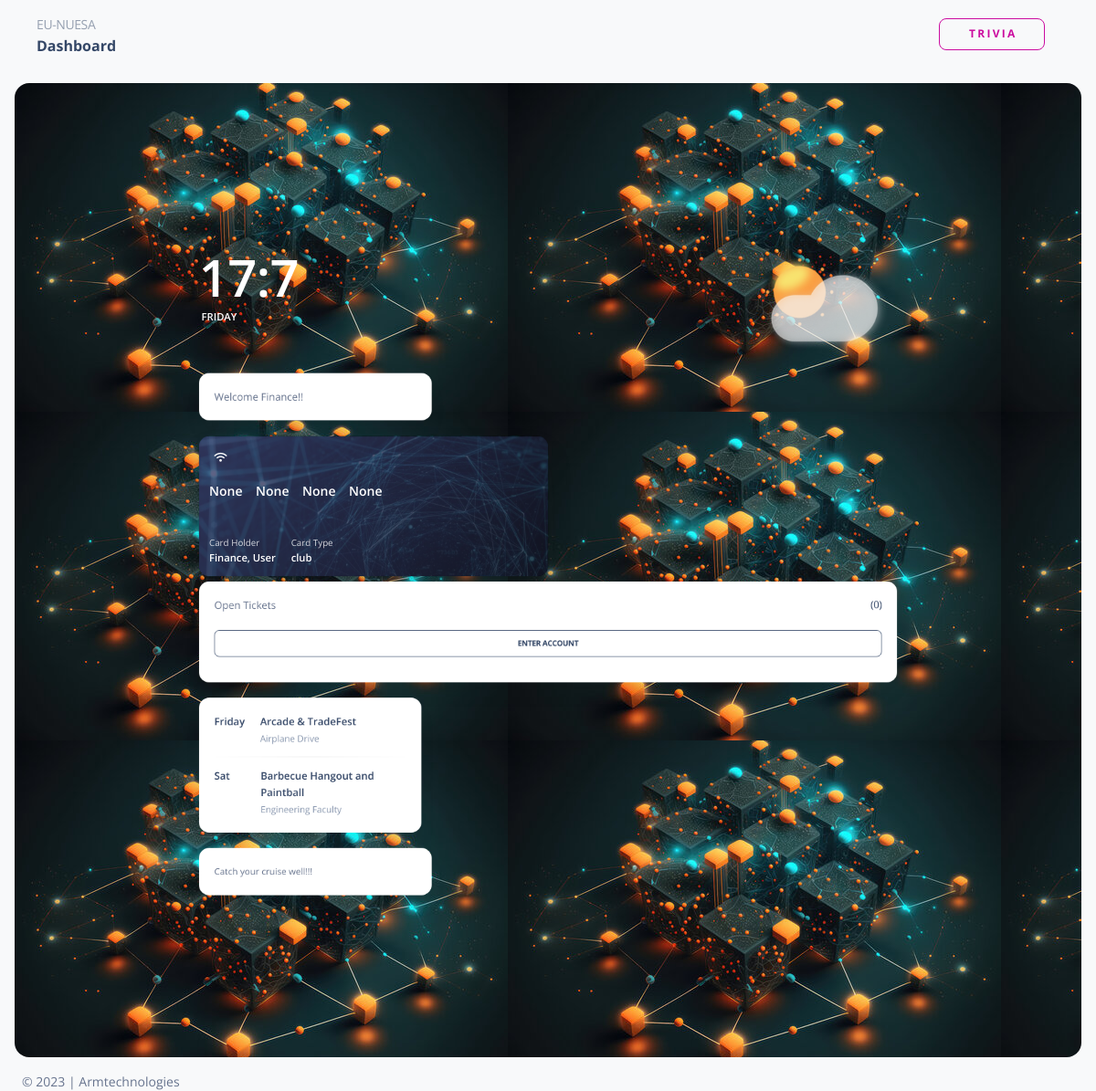
Page / (signed in) on the committed database.
### main/models.py (models this page shows, shortened)
class User(AbstractUser):
    matric_number = models.CharField(max_length=13, null=True, unique=True, validators=[
                                     UserValidator.validate_matric_number])
    user_category = models.CharField(
        help_text='Type of User',  max_length=200, choices=USER_CATEGORY)
    balance = models.DecimalField(
        help_text='Users Points Balance', decimal_places=2, max_digits=16, default=0.00
    )
    reference = models.CharField(
        help_text='User Reference', max_length=200, unique=True)
    vendor_id = models.CharField(
        help_text='Vendor ID',
        max_length=200,
        null=True,
        unique=True
    )
    def __str__(self):
        return self.get_full_name()

class Card(models.Model):
    user = models.OneToOneField(
        User, related_name="user_card", on_delete=models.CASCADE)
    reference = models.CharField(
        help_text='Card Reference', max_length=200, unique=True)
    type = models.CharField(
        max_length=25, choices=CARD_TYPES, default='diamond')
    card_id = models.CharField(help_text='Card ID', max_length=25, unique=True)
    is_active = models.BooleanField(default=True)

### main/views.py (the view, shortened to what this page needs)
# urls.py: path('', views.index, name='index_view'),
def index(request):
    error_message = {"status": False, "message": "No errors"}
    is_authenticated = True
    first_name = ''
    last_name = ''
    matric_number = ''
    card_type = ''
    open_tickets_count = ''
    if not request.user.is_authenticated:
        is_authenticated = False
    else:
        user = request.user
        first_name = user.first_name
        last_name = user.last_name
        matric_number = user.matric_number
        time_threshold = timezone.now() - timedelta(hours=1)
        open_tickets = PendingTicket.objects.filter(
            senders_hash=request.user, created_at__gte=time_threshold)
        open_tickets_count = open_tickets.count()
        card_exists = Card.objects.filter(user=user).exists()
        if card_exists:
            card = Card.objects.get(user=user)
            card_type = card.type
        else:
            card_type = "No card"
    context = {
        'first_name': first_name,
        'last_name': last_name,
        'matric_number': matric_number,
        'card_type': card_type,
        'open_tickets_count': open_tickets_count,
        'error_message': error_message,
        'is_authenticated': is_authenticated
    }
    return render(request, 'login.html', context)

### main/templates/login.html (shortened to what this page needs)
{% if is_authenticated == True %}
<!DOCTYPE html>
<html lang="en">
{% load static %}
<head>
 <link href="{% static "css/nucleo-icons.css" %}" rel="stylesheet" />
 <link href="{% static "css/nucleo-svg.css" %}" rel="stylesheet" />
 <link id="pagestyle" href="{% static "css/soft-ui-dashboard.css" %}" rel="stylesheet" />
</head>
<body class="g-sidenav-show  bg-gray-100 virtual-reality">
  <div>
    <nav class="navbar navbar-main navbar-expand-lg px-0 mx-4 shadow-none border-radius-xl" id="navbarBlur"
      navbar-scroll="true">
      <div class="container-fluid py-1 px-3">
        <nav aria-label="breadcrumb">
          <ol class="breadcrumb bg-transparent mb-0 pb-0 pt-1 px-0 me-sm-6 me-5">
            <li class="breadcrumb-item text-sm"><a class="opacity-5 text-dark" href="javascript:;">EU-NUESA</a></li>
          </ol>
          <h6 class="font-weight-bolder mb-0">Dashboard</h6>
        </nav>
        <div class="collapse navbar-collapse mt-sm-0 mt-2 me-md-0 me-sm-4" id="navbar">
          <ul class="navbar-nav  justify-content-end">
            <li class="nav-item d-flex align-items-center">
              <a class="btn btn-outline-primary btn-sm mb-0 me-3" href="{% url 'trivia_view' %}">T r i v i a</a>
            </li>
              </ul>
        </div>
      </div>
    </nav>
  </div>
  <div class="border-radius-xl mt-3 mx-3 position-relative"
    style="background-image: url('{% static 'img/bty.jpg' %}') ; background-size:;">
    <main class="main-content mt-1 border-radius-lg">
      <div class="section min-vh-85 position-relative transform-scale-0 transform-scale-md-7">
        <div class="container">
          <br><br />
            <div class="d-flex">
              <div class="me-auto">
                <h1 class="display-1 font-weight-bold mt-n4 mb-0 dr1">
                </h1>
                <h6 class="text-uppercase mb-0 ms-1 dr1">
                </h6>
              </div>
              <div class="ms-auto">
                <marquee width="auto" scrollamount="4" loop="">
                  <img class="w-50 float-end mt-lg-n4" src="{% static "img/small-logos/icon-sun-cloud.png" %}"
                    alt="image sun">
                </marquee>
              </div>
            </div>
            <div class="col-lg-4 col-md-4 mt-4 mt-sm-0">
              <div class="card move-on-hover mt-4">
                <div class="card-body">
                  <div class="d-flex">
                    <p class="my-auto">Welcome {{first_name}}!!</p>
                  </div>
                </div>
              </div>
            </div>
            <br>
            <div class="col-xl-6 mb-xl-0 mb-4">
              <div class="card bg-transparent shadow-xl">
                <div class="overflow-hidden position-relative border-radius-xl"
                  style="background-image: url('{% static 'img/bg000.jpg' %}');">
                  <span class="mask bg-gradient-dark"></span>
                  <div class="card-body position-relative z-index-1 p-3">
                    <i class="fas fa-wifi text-white p-2"></i>
                    <h5 class="text-white mt-4 mb-5 pb-2">
                      {{ matric_number|slice:":3" }}&nbsp;&nbsp;&nbsp;
                      {{ matric_number|slice:"3:6" }}&nbsp;&nbsp;&nbsp;
                      {{ matric_number|slice:"6:9" }}&nbsp;&nbsp;&nbsp;
                      {{ matric_number|slice:"9:" }}
                    </h5>
                    <div class="d-flex">
                      <div class="d-flex">
                        <div class="me-4">
                          <p class="text-white text-sm opacity-8 mb-0">Card Holder</p>
                          <h6 class="text-white mb-0">{{first_name}}, {{last_name}}</h6>
                        </div>
                        <div>
                          <p class="text-white text-sm opacity-8 mb-0">Card Type</p>
                          <h6 class="text-white mb-0">{{card_type}}</h6>
                        </div>
                      </div>
                    </div>
                  </div>
                </div>
              </div>
            </div>
            <div class="card move-on-hover mt-2">
              <div class="card-body">
                <div class="d-flex">
                  <p class="mb-0">Open Tickets </p>
                  <a href="javascript:;" class="ms-auto" data-bs-toggle="tooltip" data-bs-placement="top"
                    title="Open Tickets">
                    ({{open_tickets_count}})
                  </a>
                </div>
                <br>
                <a class="btn btn-outline-dark w-100" href="{% url 'account_view' %}">Enter Account</a>
              </div>
            </div>
            <div class="row mt-4">
              <div class="col-lg-4 col-md-4">
                <div class="card move-on-hover overflow-hidden">
                  <div class="card-body">
                    <div class="d-flex">
                      <h6 class="mb-0 me-4">Friday</h6>
                      <h6 class="mb-0">Arcade & TradeFest<br>
                        <small class="text-secondary font-weight-normal">Airplane Drive</small>
                      </h6>
                    </div>
                    <div class="d-flex">
                      <h6 class="mb-0 me-5">Sat</h6>
                      <h6 class="mb-0">Barbecue Hangout and<br>Paintball<br />
                        <small class="text-secondary font-weight-normal">Engineering Faculty</small>
                      </h6>
                    </div>
                  </div>
                </div>
              </div>
            </div>
            <div class="col-lg-4 col-md-4 mt-4 mt-sm-0">
              <div class="card move-on-hover mt-4">
                <div class="card-body">
                  <small class="my-auto pcn">Catch your cruise well!!!</small>
                </div>
              </div>
            </div>
            <br>
          </div>
        </div>
      </div>
  <footer class="footer pt-3  ">
    <div class="container-fluid">
      <div class="row align-items-center justify-content-lg-between">
        <div class="col-lg-6 mb-lg-0 mb-4">
          <div class="copyright text-center text-sm text-muted text-lg-start">
            ©
             | Armtechnologies
          </div>
        </div>
      </div>
    </div>
  </footer>
</body>
</html>
{% else %}
{% load static %}
{% endif %}

### rows in the picture
User: first_name "Finance", last_name "User"
Card: type "club"

### other values in the picture
{{ matric_number|slice:":3" }} "None"
{{ matric_number|slice:"3:6" }} "None"
{{ matric_number|slice:"6:9" }} "None"
{{ matric_number|slice:"9:" }} "None"
{{ open_tickets_count }} "0"
